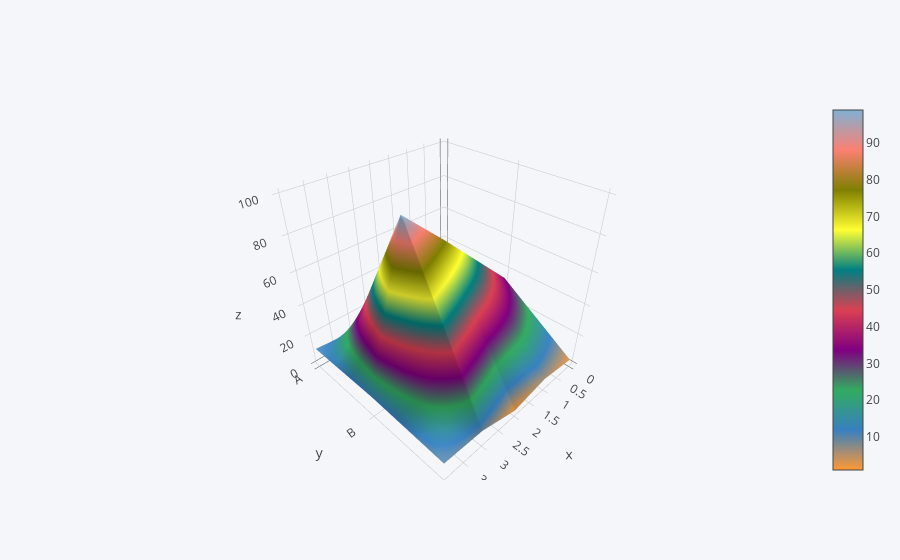

This figure's notebook cell:
### Code cell
df3.iplot(kind='surface')

### Figure 1 — Plotly figure (JSON) as saved in the notebook; plotly's stock layout.template omitted (floating-point values rounded to 4 significant figures)
{"data": [{"colorscale": [[0, "rgb(255, 153, 51)"], [0.1111, "rgb(55, 128, 191)"], [0.2222, "rgb(50, 171, 96)"], [0.3333, "rgb(128, 0, 128)"], [0.4444, "rgb(219, 64, 82)"], [0.5556, "rgb(0, 128, 128)"], [0.6667, "rgb(255, 255, 51)"], [0.7778, "rgb(128, 128, 0)"], [0.8889, "rgb(251, 128, 114)"], [1, "rgb(128, 177, 211)"]], "type": "surface", "x": [0, 1, 2, 3, 4], "y": ["A", "B", "C"], "z": [[1, 5, 7, 9, 11], [34, 56, 78, 99, 12], [3, 6, 2, 9, 10]]}], "layout": {"legend": {"bgcolor": "#F5F6F9", "font": {"color": "#4D5663"}}, "paper_bgcolor": "#F5F6F9", "plot_bgcolor": "#F5F6F9", "titlefont": {"color": "#4D5663"}, "xaxis1": {"gridcolor": "#E1E5ED", "showgrid": true, "tickfont": {"color": "#4D5663"}, "title": "", "titlefont": {"color": "#4D5663"}, "zerolinecolor": "#E1E5ED"}, "yaxis1": {"gridcolor": "#E1E5ED", "showgrid": true, "tickfont": {"color": "#4D5663"}, "title": "", "titlefont": {"color": "#4D5663"}, "zerolinecolor": "#E1E5ED"}}}
